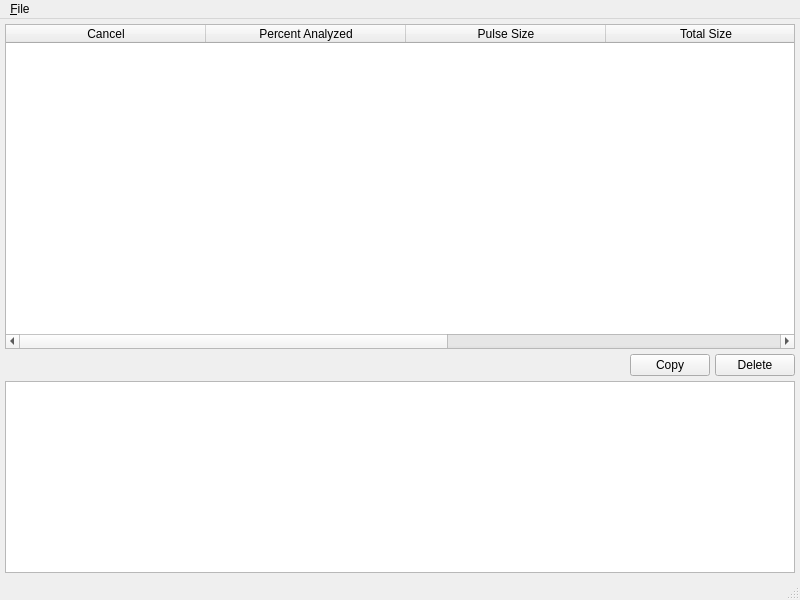
<?xml version="1.0" encoding="UTF-8"?>
<ui version="4.0">
 <class>spoton_starbeamanalyzer</class>
 <widget class="QMainWindow" name="spoton_starbeamanalyzer">
  <property name="geometry">
   <rect>
    <x>0</x>
    <y>0</y>
    <width>800</width>
    <height>600</height>
   </rect>
  </property>
  <property name="windowIcon">
   <iconset resource="../Icons/icons.qrc">
    <normaloff>:/Logo/spoton-button-32.png</normaloff>:/Logo/spoton-button-32.png</iconset>
  </property>
  <widget class="QWidget" name="centralwidget">
   <layout class="QVBoxLayout" name="verticalLayout">
    <property name="spacing">
     <number>5</number>
    </property>
    <property name="margin">
     <number>5</number>
    </property>
    <item>
     <widget class="QTableWidget" name="tableWidget">
      <property name="alternatingRowColors">
       <bool>true</bool>
      </property>
      <property name="selectionMode">
       <enum>QAbstractItemView::SingleSelection</enum>
      </property>
      <property name="selectionBehavior">
       <enum>QAbstractItemView::SelectRows</enum>
      </property>
      <property name="horizontalScrollMode">
       <enum>QAbstractItemView::ScrollPerPixel</enum>
      </property>
      <property name="sortingEnabled">
       <bool>true</bool>
      </property>
      <attribute name="horizontalHeaderDefaultSectionSize">
       <number>200</number>
      </attribute>
      <attribute name="horizontalHeaderStretchLastSection">
       <bool>true</bool>
      </attribute>
      <column>
       <property name="text">
        <string>Cancel</string>
       </property>
      </column>
      <column>
       <property name="text">
        <string>Percent Analyzed</string>
       </property>
      </column>
      <column>
       <property name="text">
        <string>Pulse Size</string>
       </property>
      </column>
      <column>
       <property name="text">
        <string>Total Size</string>
       </property>
      </column>
      <column>
       <property name="text">
        <string>File</string>
       </property>
      </column>
      <column>
       <property name="text">
        <string>Results</string>
       </property>
      </column>
      <column>
       <property name="text">
        <string>OID</string>
       </property>
      </column>
     </widget>
    </item>
    <item>
     <layout class="QHBoxLayout" name="horizontalLayout">
      <property name="spacing">
       <number>5</number>
      </property>
      <item>
       <spacer name="horizontalSpacer">
        <property name="orientation">
         <enum>Qt::Horizontal</enum>
        </property>
        <property name="sizeHint" stdset="0">
         <size>
          <width>40</width>
          <height>20</height>
         </size>
        </property>
       </spacer>
      </item>
      <item>
       <widget class="QPushButton" name="copy">
        <property name="text">
         <string>Copy</string>
        </property>
       </widget>
      </item>
      <item>
       <widget class="QPushButton" name="clear">
        <property name="text">
         <string>Delete</string>
        </property>
       </widget>
      </item>
     </layout>
    </item>
    <item>
     <widget class="QTextBrowser" name="results">
      <property name="sizePolicy">
       <sizepolicy hsizetype="Expanding" vsizetype="Maximum">
        <horstretch>0</horstretch>
        <verstretch>0</verstretch>
       </sizepolicy>
      </property>
      <property name="tabChangesFocus">
       <bool>true</bool>
      </property>
     </widget>
    </item>
   </layout>
  </widget>
  <widget class="QMenuBar" name="menubar">
   <property name="geometry">
    <rect>
     <x>0</x>
     <y>0</y>
     <width>800</width>
     <height>24</height>
    </rect>
   </property>
   <widget class="QMenu" name="menu_File">
    <property name="title">
     <string>&amp;File</string>
    </property>
    <addaction name="action_Close"/>
   </widget>
   <addaction name="menu_File"/>
  </widget>
  <widget class="QStatusBar" name="statusbar"/>
  <action name="action_Close">
   <property name="text">
    <string>&amp;Close</string>
   </property>
  </action>
 </widget>
 <tabstops>
  <tabstop>tableWidget</tabstop>
  <tabstop>copy</tabstop>
  <tabstop>clear</tabstop>
  <tabstop>results</tabstop>
 </tabstops>
 <resources>
  <include location="../Icons/icons.qrc"/>
 </resources>
 <connections/>
</ui>
